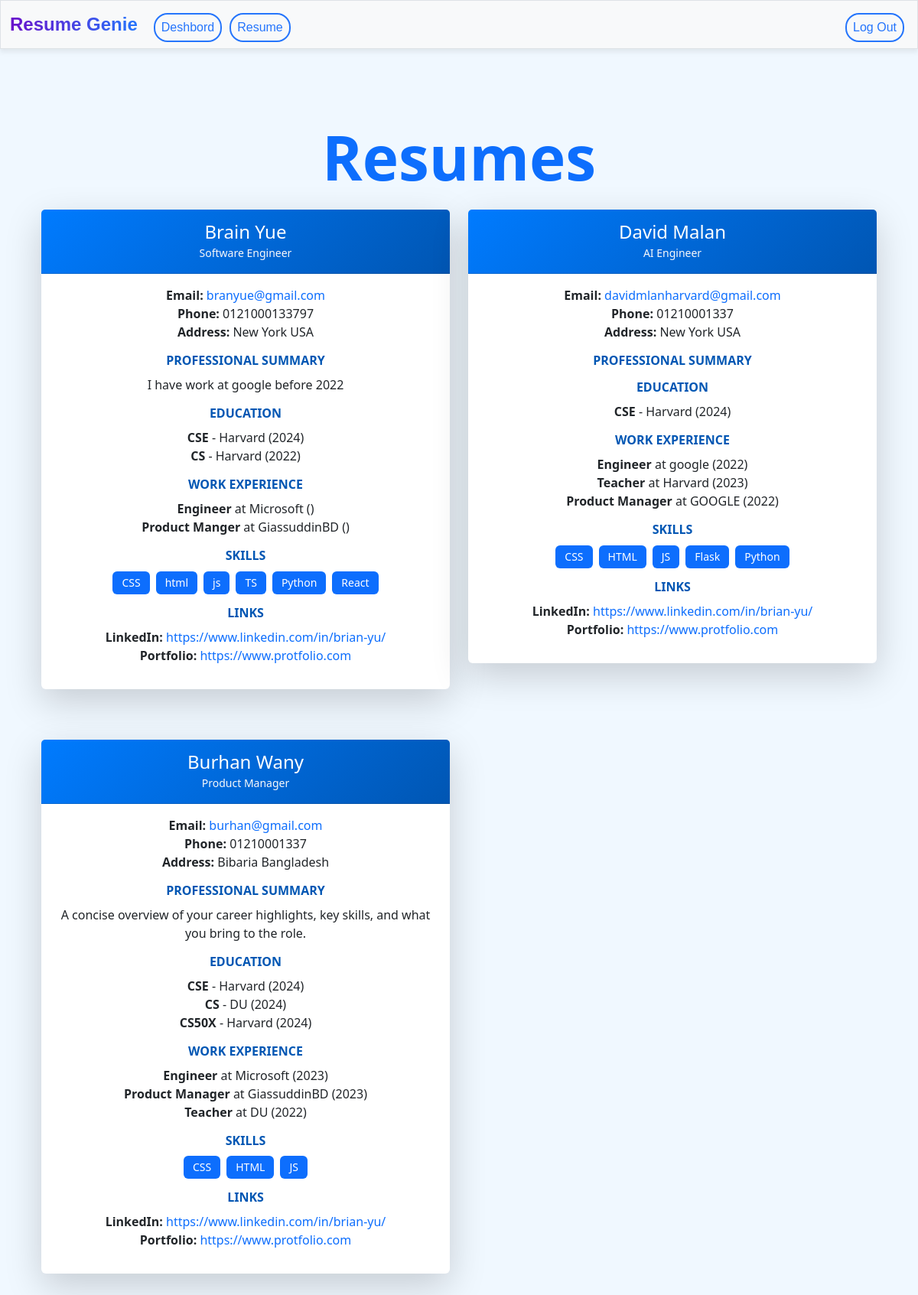
The app's page /resume (signed in), older data.
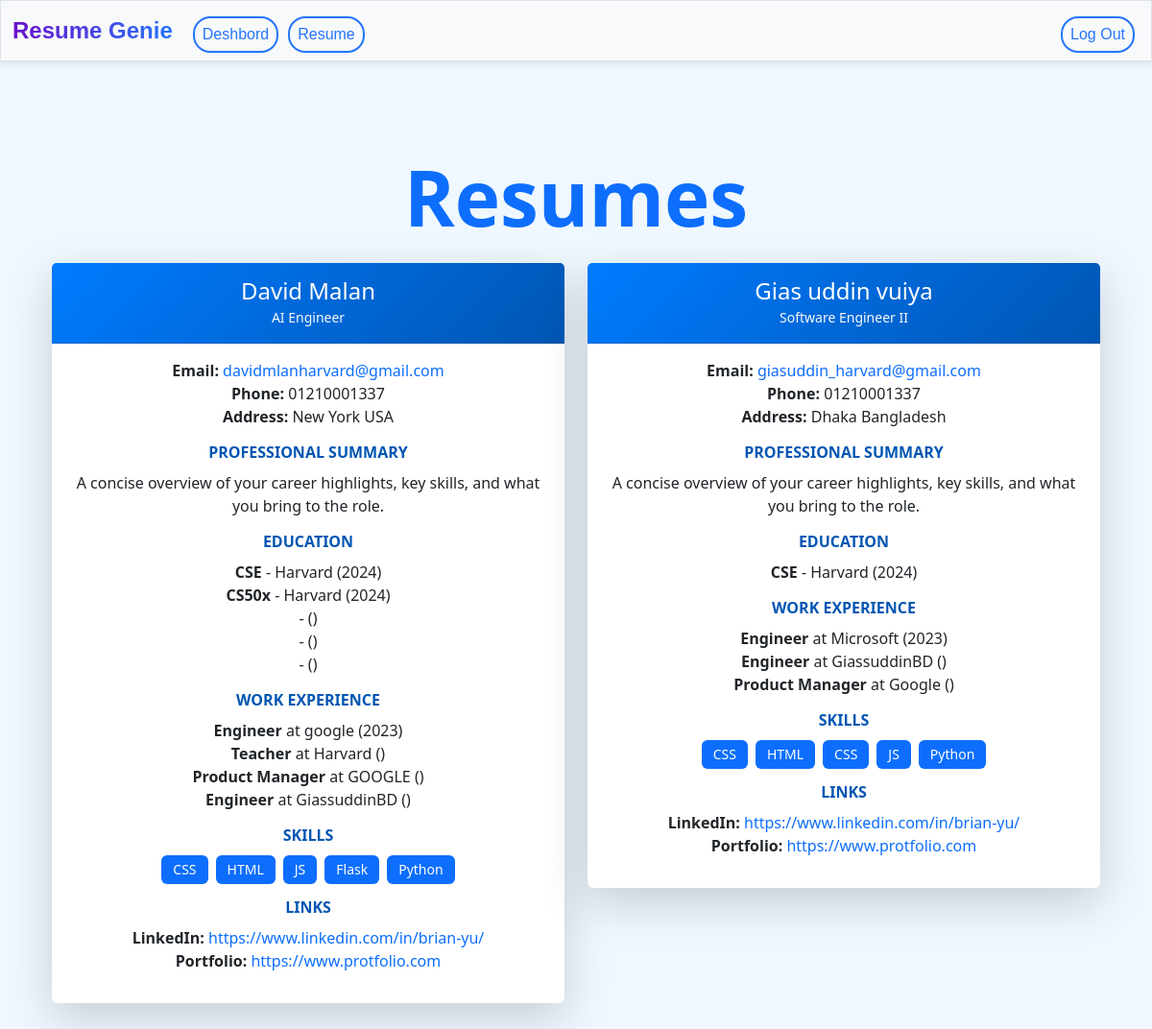
The same page, newer data.
### tables this page shows
CREATE TABLE resumes(
    id INTEGER PRIMARY KEY AUTOINCREMENT,
    user_id INTEGER NOT NULL,
    title TEXT NOT NULL,
    name TEXT NOT NULL,
    email TEXT NOT NULL,
    phone TEXT,
    address TEXT,
    linkedin TEXT,
    portfolio TEXT,
    professional_summary TEXT,
    education TEXT,
    work_experience TEXT,
    skills TEXT,
    created_at TIMESTAMP DEFAULT CURRENT_TIMESTAMP,
    FOREIGN KEY (user_id) REFERENCES users(id)
);

### app.py (the view)
@app.route("/resume", methods=["GET"])
@login_required
def resume():
    try:
        user_id = session["user_id"]
        resumes = db.execute("SELECT * FROM resumes WHERE user_id = ?", user_id)
        for resume in resumes:
            if 'education' in resume and resume['education']:
                resume['education'] = json.loads(resume['education'])
            if 'work_experience' in resume and resume['work_experience']:
                resume['work_experience'] = json.loads(resume['work_experience'])
            if 'skills' in resume and resume['skills']:
                resume['skills'] = json.loads(resume['skills'])
        return render_template("resume.html", resumes=resumes)
    except Exception as e:
        app.logger.error(f"Error fetching resumes: {e}")
        flash("An error occurred while fetching resumes.")
        return render_template("resume.html", resumes=[])

### app.py (called while the page is built)
@app.after_request
def after_request(response):
    response.headers["Cache-Control"] = "no-cache, no-store, must-revalidate"
    response.headers["Expires"] = 0
    response.headers["Pragma"] = "no-cache"
    return response

### helpers.py (called while the page is built)
def login_required(f):
    @wraps(f)
    def decorated_function(*args, **kwargs):
        if session.get("user_id") is None:
            return redirect("/login")
        return f(*args, **kwargs)
    return decorated_function

### templates/resume.html (shortened to what this page needs)
{% extends "layout.html" %}
{% block main %}
<div class="container my-5">
    <h1 class="text-center mb-4 text-primary fw-bold">Resumes</h1>
    {% if resumes %}
        <div class="row g-4">
            {% for resume in resumes %}
            <div class="col-lg-6 col-md-12 resumeCol">
                <div class="card resume-card shadow-lg border-0">
                    <div class="card-header bg-gradient-primary text-white">
                        <h4 class="mb-0">{{ resume.name }}</h4>
                        <small class="text-light">{{ resume.title }}</small>
                    </div>
                    <div class="card-body">
                        <div class="resume-section">
                            <p>
                                <strong>Email:</strong>
                                <a href="mailto:{{ resume.email }}" class="text-decoration-none text-primary">{{ resume.email }}</a><br>
                                <strong>Phone:</strong> {{ resume.phone }}<br>
                                <strong>Address:</strong> {{ resume.address }}
                            </p>
                        </div>
                        <div class="resume-section">
                            <h5 class="section-title">Professional Summary</h5>
                            <p>{{ resume.professional_summary }}</p>
                        </div>
                        <div class="resume-section">
                            <h5 class="section-title">Education</h5>
                            <ul class="list-unstyled">
                                {% for edu in resume.education %}
                                <li>
                                    <strong>{{ edu.degree }}</strong> - {{ edu.institution }} ({{ edu.year }})
                                </li>
                                {% endfor %}
                            </ul>
                        </div>
                        <div class="resume-section">
                            <h5 class="section-title">Work Experience</h5>
                            <ul class="list-unstyled">
                                {% for work in resume.work_experience %}
                                <li>
                                    <strong>{{ work.role }}</strong> at {{ work.company }} ({{ work.year }})
                                </li>
                                {% endfor %}
                            </ul>
                        </div>
                        <div class="resume-section">
                            <h5 class="section-title">Skills</h5>
                            <div class="d-flex flex-wrap gap-2">
                                {% for skill in resume.skills %}
                                <span class="badge bg-primary text-white">{{ skill }}</span>
                                {% endfor %}
                            </div>
                        </div>
                        <div class="resume-section">
                            <h5 class="section-title">Links</h5>
                            <p>
                                {% if resume.linkedin %}
                                <strong>LinkedIn:</strong>
                                <a href="{{ resume.linkedin }}" target="_blank" class="text-decoration-none text-primary">{{ resume.linkedin }}</a><br>
                                {% endif %}
                                {% if resume.portfolio %}
                                <strong>Portfolio:</strong>
                                <a href="{{ resume.portfolio }}" target="_blank" class="text-decoration-none text-primary">{{ resume.portfolio }}</a>
                                {% endif %}
                            </p>
                        </div>
                    </div>
                </div>
                <div class="card-footer text-end">
                </div>
            </div>
            {% endfor %}
        </div>
    {% else %}
        <div class="alert alert-warning text-center" role="alert">
            No resumes found.
        </div>
    {% endif %}
</div>
{% endblock %}

### templates/layout.html (shortened to what this page needs)
<!DOCTYPE html>
<html lang="en">
<head>
    <link href="https://cdn.jsdelivr.net/npm/bootstrap@5.3.3/dist/css/bootstrap.min.css" rel="stylesheet">
    <link href="../static/css/style.css" rel="stylesheet">
    <link rel="stylesheet" href="{{ url_for('static', filename='css/style.css') }}">
</head>
<body>
    <nav class="bg-light border navbar navbar-expand-md navbar-light">
        <div class="container-fluid">
            <a class="navbar-brand" href="/"><span class="blue">R</span><span class="red">e</span><span class="yellow">s</span><span class="green">ume</span> <span class="red">Genie</span></a>
            <div class="collapse navbar-collapse" id="navbar">
                {% if session["user_id"] %}
                    <ul class="navbar-nav me-auto mt-2">
                        <li class="nav-item"><a class="nav-link" href="/dashbord">Deshbord</a></li>
                        <li class="nav-item"><a class="nav-link" href="/resume">Resume</a></li>
                    </ul>
                    <ul class="navbar-nav ms-auto mt-2">
                        <li class="nav-item"><a class="nav-link" href="/logout">Log Out</a></li>
                    </ul>
                {% endif %}
            </div>
        </div>
    </nav>
    <main class="container py-5 text-center">
        {% block main %}{% endblock %}
    </main>
</body>
</html>

### static/css/style.css (style rules this page uses)
body { background-color: aliceblue; }
.navbar { font-family: 'Poppins', sans-serif; box-shadow: 0 4px 6px rgba(80, 80, 80, 0.1); }
.navbar-brand { font-size: 1.5rem; font-weight: bold; background: linear-gradient(to right, #6a11cb, #2575fc); -webkit-background-clip: text; -webkit-text-fill-color: transparent; text-decoration: none; }
.nav-link { color: #555; font-weight: 500; transition: color 0.3s ease-in-out; }
.nav-item .nav-link { margin: 0 5px; padding: 5px 15px; color: #2575fc; border: 2px solid #2575fc; border-radius: 18px; transition: all 0.3s ease-in-out; }
.fw-bold { font-style: normal; font-size: 80px; line-height: 90px; text-align: center; }
.d-flex { justify-content: center; }
.resume-card { transition: transform 0.3s ease, box-shadow 0.3s ease; }
.resume-card .card-header { background: linear-gradient(135deg, #007bff, #0056b3); padding: 15px 20px; }
.resume-card .resume-section { margin-bottom: 15px; }
.resume-card .section-title { font-weight: 600; color: #0056b3; margin-bottom: 10px; text-transform: uppercase; font-size: 16px; }
a.text-primary { color: #007bff; text-decoration: none; }
.badge { padding: 8px 12px; font-size: 14px; font-weight: 500; }
.resume-card { position: relative; }

Row changes from the older to the newer data that the page shows:
removed resumes: name "Brain Yue", title "Software Engineer", email "branyue@gmail.com", phone "0121000133797", address "New York USA", professional_summary "I have work at google before 2022", degree "CSE" "CS", institution "Harvard" "Harvard", year "2024" "2022", role "Engineer" "Product Manger", company "Microsoft" "GiassuddinBD", skills "CSS" "html" "js" "TS" "Python" "React", linkedin "https://www.linkedin.com/in/brian-yu/", portfolio "https://www.protfolio.com"
removed resumes: name "Burhan Wany", title "Product Manager", email "burhan@gmail.com", phone "01210001337", address "Bibaria Bangladesh", professional_summary "A concise overview of your career highlights, key skills, and what you bring to the role.", degree "CSE" "CS" "CS50X", institution "Harvard" "DU" "Harvard", year "2024" "2024" "2024", role "Engineer" "Product Manager" "Teacher", company "Microsoft" "GiassuddinBD" "DU", year "2023" "2023" "2022", skills "CSS" "HTML" "JS", linkedin "https://www.linkedin.com/in/brian-yu/", portfolio "https://www.protfolio.com"
changed resumes "David Malan": professional_summary (not shown) → "A concise overview of your career highlights, key skills, and what you bring to the role."
added resumes: name "Gias uddin vuiya", title "Software Engineer II", email "giasuddin_harvard@gmail.com", phone "01210001337", address "Dhaka Bangladesh", professional_summary "A concise overview of your career highlights, key skills, and what you bring to the role.", degree "CSE", institution "Harvard", year "2024", role "Engineer" "Engineer" "Product Manager", company "Microsoft" "GiassuddinBD" "Google", year "2023", skills "CSS" "HTML" "CSS" "JS" "Python", linkedin "https://www.linkedin.com/in/brian-yu/", portfolio "https://www.protfolio.com"
Text that changed along with them:
new list line: "CS50x - Harvard ( 2024 )"
new list line: "Engineer at google ( 2023 )"
new list line: "Teacher at Harvard ( )"
new list line: "Product Manager at GOOGLE ( )"
new list line: "Engineer at GiassuddinBD ( )"
list line gone: "Engineer at google ( 2022 )"
list line gone: "Teacher at Harvard ( 2023 )"
list line gone: "Product Manager at GOOGLE ( 2022 )"
